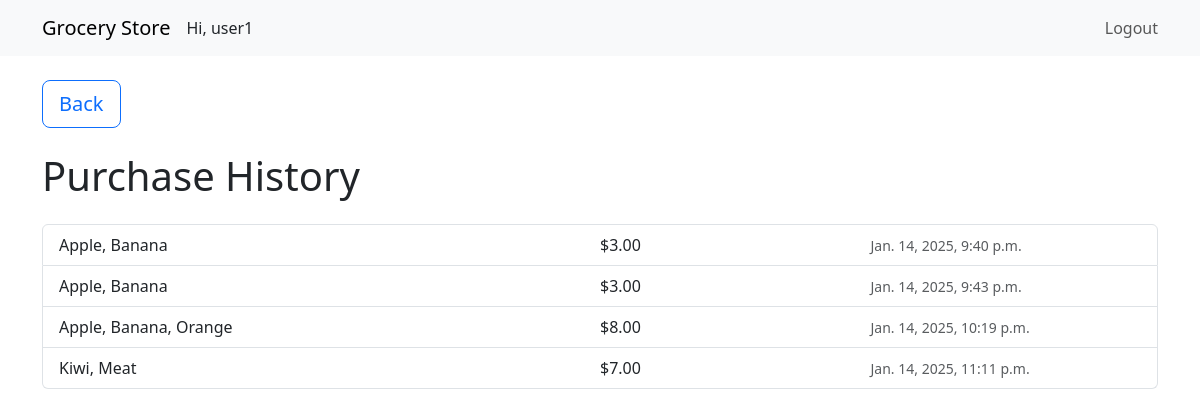
Page /purchase-history/ (signed in) on the committed database.
### main/models.py (models this page shows, shortened)
class User(AbstractUser):
  USER_TYPE_CHOICES = [
      ('customer', 'Customer'),
      ('staff', 'Staff'),
  ]
  user_type = models.CharField(max_length=10, choices=USER_TYPE_CHOICES)
  phone_number = models.CharField(max_length=15)
  groups = models.ManyToManyField(
    'auth.Group',
    related_name='custom_user_set',
    blank=True,
    help_text='The groups this user belongs to. A user will get all permissions granted to each of their groups.',
    verbose_name='groups',
  )
  user_permissions = models.ManyToManyField(
    'auth.Permission',
    related_name='custom_user_permissions_set',
    blank=True,
    help_text='Specific permissions for this user.',
    verbose_name='user permissions',
  )

class PurchaseHistory(models.Model):
  customer = models.ForeignKey(User, on_delete=models.CASCADE, limit_choices_to={'user_type': 'customer'})
  products = models.ManyToManyField(Product)
  purchased_at = models.DateTimeField(auto_now_add=True)
  def get_products(self):
    return ", ".join([product.name for product in self.products.all()])
  def get_total_price(self):
    return sum([product.price for product in self.products.all()])

class Product(models.Model):
  id = models.AutoField(primary_key=True)
  name = models.CharField(max_length=100)
  price = models.DecimalField(max_digits=10, decimal_places=2)

### main/views.py (the view)
# urls.py: path('purchase-history/', views.purchase_history, name='purchase_history'),  # purchase history
@login_required
def purchase_history(request):
    history = PurchaseHistory.objects.filter(customer=request.user)
    return render(request, 'main/purchase_history.html', {'history': history})

### main/templates/main/purchase_history.html
{% extends 'main/base.html' %} {% block content %}
<a href="{% url 'product_list' %}" class="btn btn-outline-primary btn-lg mb-4">
  Back
</a>
<h1 class="mb-4">Purchase History</h1>
{% if history %}
<ul class="list-group">
  {% for item in history %}
  <li class="list-group-item d-flex justify-content-between align-items-center">
    <span style="flex: 2;">{{ item.get_products }}</span>
    <span style="flex: 1;">${{ item.get_total_price }}</span>
    <small class="text-muted" style="flex: 1;">{{ item.purchased_at }}</small>
  </li>
  {% endfor %}
</ul>
{% else %}
<p>No purchase history found.</p>
{% endif %} {% endblock %}

### main/templates/main/base.html (shortened to what this page needs)
<!DOCTYPE html>
<html lang="en">
  <head>
    <link
      href="https://cdn.jsdelivr.net/npm/bootstrap@5.3.0/dist/css/bootstrap.min.css"
      rel="stylesheet"
    />
  </head>
  <body>
    <nav class="navbar navbar-expand-lg navbar-light bg-light">
      <div class="container">
        <div class="d-flex flex-row justify-content-center align-items-center">
          <a class="navbar-brand" href="/">Grocery Store</a>
          {% if user.is_authenticated %}
          <p class="mb-0">Hi, {{ user.username }}</p>
          {% endif %}
        </div>
        <div class="collapse navbar-collapse" id="navbarNav">
          <ul class="navbar-nav ms-auto">
            {% if user.is_authenticated %}
            <li class="nav-item">
              <form
                method="post"
                action="{% url 'logout' %}"
                style="display: inline"
              >
                <button
                  type="submit"
                  class="btn btn-link nav-link"
                  style="padding: 0; border: none; cursor: pointer"
                >
                  Logout
                </button>
              </form>
            </li>
            {% endif %}
          </ul>
        </div>
      </div>
    </nav>
    <div class="container mt-4">{% block content %}{% endblock %}</div>
  </body>
</html>

### rows in the picture
User: username "user1"
PurchaseHistory: get_products "Apple, Banana", get_total_price "3.00", purchased_at "Jan. 14, 2025, 9:40 p.m."
PurchaseHistory: get_products "Apple, Banana", get_total_price "3.00", purchased_at "Jan. 14, 2025, 9:43 p.m."
PurchaseHistory: get_products "Apple, Banana, Orange", get_total_price "8.00", purchased_at "Jan. 14, 2025, 10:19 p.m."
PurchaseHistory: get_products "Kiwi, Meat", get_total_price "7.00", purchased_at "Jan. 14, 2025, 11:11 p.m."
